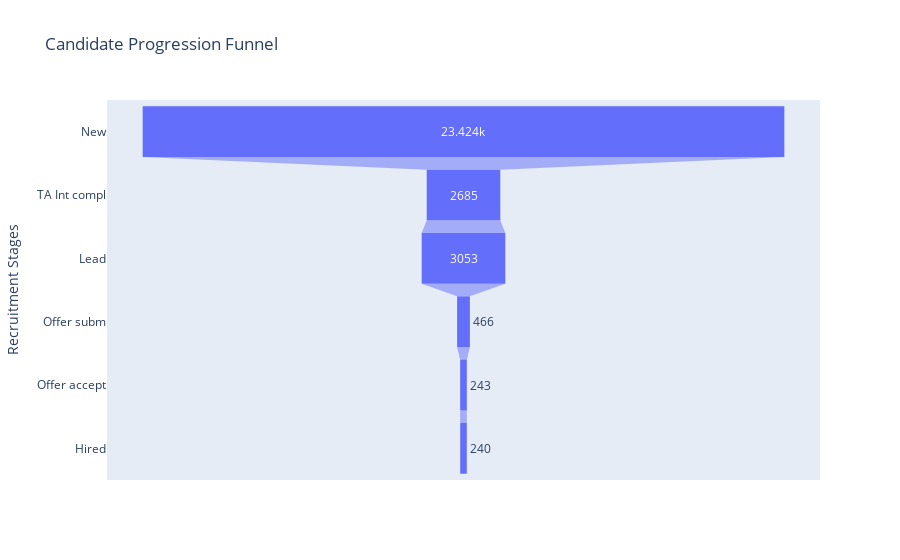

The notebook cell saved with this chart:
### Code cell
import plotly.express as px

# Candidate stages and counts
stages = ['New', 'TA Int compl', 'Lead', 'Offer subm', 'Offer accept', 'Hired']
stage_counts_ordered = [stage_counts.get(stage, 0) for stage in stages]

# Create a funnel chart
fig = px.funnel(
    y=stages, 
    x=stage_counts_ordered, 
    title="Candidate Progression Funnel",
    labels={'x': 'Number of Candidates', 'y': 'Recruitment Stages'}
)

fig.show()

### Figure 1 — Plotly figure (JSON) as saved in the notebook; plotly's stock layout.template omitted (floating-point values rounded to 4 significant figures)
{"data": [{"hovertemplate": "Number of Candidates=%{x}<br>Recruitment Stages=%{y}<extra></extra>", "legendgroup": "", "marker": {"color": "#636efa"}, "name": "", "orientation": "h", "showlegend": false, "type": "funnel", "x": [23424, 2685, 3053, 466, 243, 240], "xaxis": "x", "y": ["New", "TA Int compl", "Lead", "Offer subm", "Offer accept", "Hired"], "yaxis": "y"}], "layout": {"legend": {"tracegroupgap": 0}, "title": {"text": "Candidate Progression Funnel"}, "xaxis": {"anchor": "y", "domain": [0, 1], "title": {"text": "Number of Candidates"}}, "yaxis": {"anchor": "x", "domain": [0, 1], "title": {"text": "Recruitment Stages"}}}}
